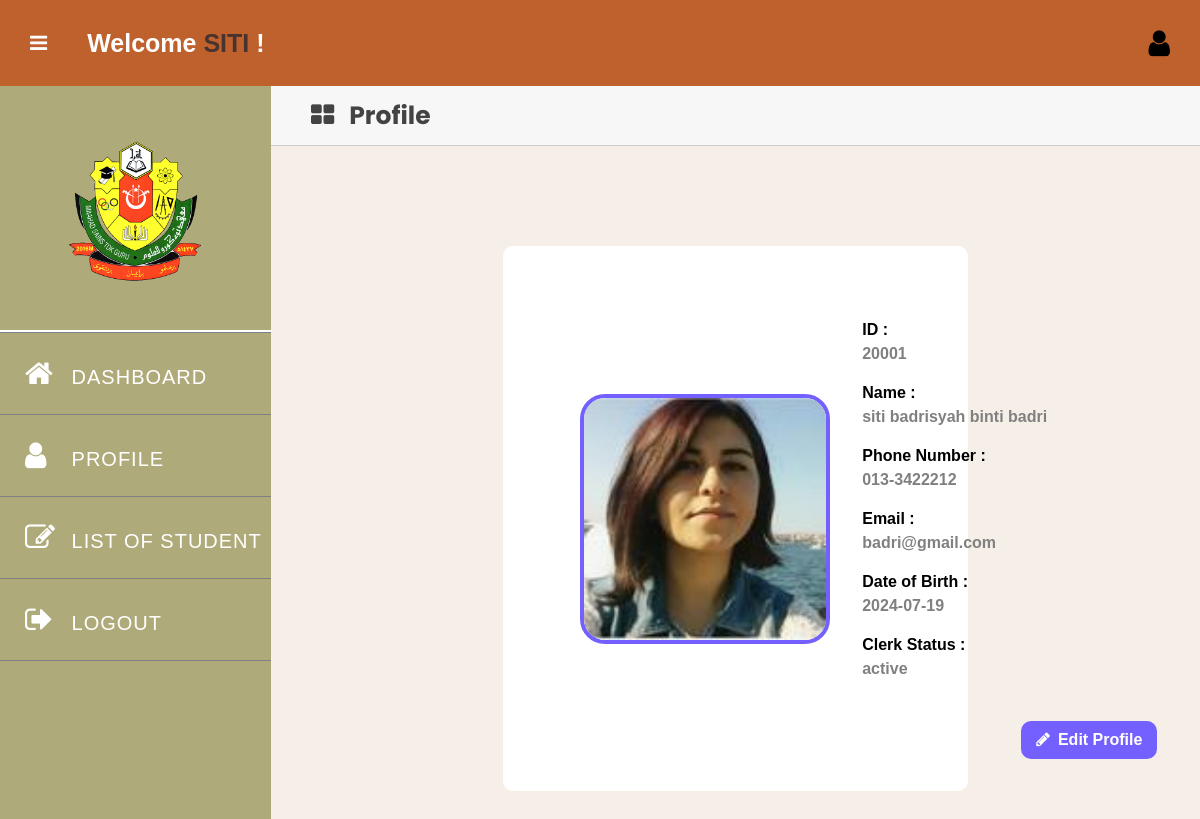
Screenshot of /ClerkProfile.php (signed in) with the database file from the repository.
### tables this page shows
CREATE TABLE `clerk` (
  `CLERKID` int NOT NULL,
  `CLERKNAME` varchar(255) NOT NULL,
  `CLERKPNO` varchar(12) DEFAULT NULL,
  `CLERKDOB` date DEFAULT NULL,
  `CLERKEMAIL` varchar(50) DEFAULT NULL,
  `CLERKTYPE` varchar(10) DEFAULT NULL,
  `CLERKPASSWORD` varchar(30) NOT NULL,
  `CLERKIMAGE` varchar(255) DEFAULT NULL,
  `STATUS` varchar(50) DEFAULT NULL
);

### ClerkProfile.php (the view, shortened to what this page needs)
<?php
require_once("dbConnect.php");
$username = $_SESSION['username'];
$sql = "SELECT CLERKNAME, CLERKIMAGE FROM clerk WHERE CLERKID = ?";
$stmt = $dbCon->prepare($sql);
$stmt->bind_param("i", $username);
$stmt->execute();
$stmt->store_result();
$stmt->bind_result($fullName, $CLERKIMAGE);
$firstName = strtoupper(strtok($fullName, ' '));
?>
<!DOCTYPE html>
<html lang="en">
<head>
    <link rel="stylesheet" href="https://stackpath.bootstrapcdn.com/font-awesome/4.7.0/css/font-awesome.min.css">
</head>
<body>
    <div class="header">
        <label for="checkbox">
            <i id="navbtn" class="fa fa-bars" aria-hidden="true"></i>
        </label>
        <h2 class="welcome-name">Welcome <span style="color: #48332E;"><?php echo htmlspecialchars($firstName); ?></span> !</h2>
        <div class="right-icon">
            <a href="ClerkProfile.php">
                <i class="fa fa-user" aria-hidden="true"></i>
            </a>
        </div>
    </div>
    <div class="body">
        <nav class="side-bar">
            <div class="user-p">
                <img src="logo.png" alt=""/>
            </div>
            <ul>
                <li >
                    <a href="ClerkDashboard.php">
                        <i class="fa fa-home" aria-hidden="true"></i>
                        <span style="padding-left:10px;">DASHBOARD</span>
                    </a>
                </li>
                <li>
                    <a href="ClerkProfile.php">
                        <i class="fa fa-user" aria-hidden="true"></i>
                        <span style="padding-left:10px;">PROFILE</span>
                    </a>
                </li>
                <li>
                    <a href="listofstudent.php">
                        <i class="fa fa-pencil-square-o" aria-hidden="true"></i>
                        <span style="padding-left:10px;">LIST OF STUDENT</span>
                    </a>
                </li>
                <li style="border-bottom: 1px solid grey;">
                    <a href="logout.php">
                        <i class="fa fa-sign-out" aria-hidden="true"></i>
                        <span style="padding-left:10px;">LOGOUT</span>
                    </a>
                </li>
            </ul>
        </nav>
        <section class="section-1">
            <div class="circled-menu-parent">
                <p><i class="fa fa-th-large" style="font-size:25px;"></i>Profile</p>
            </div>
            <?php
                $sql = "SELECT * FROM clerk WHERE CLERKID = ?";
                $stmt1 = $dbCon->prepare($sql);
                $stmt1->bind_param("i", $username);
                $stmt1->execute();
                $stmt1->store_result();
                $stmt1->bind_result($clerkID, $clerkName, $clerkPhone, $clerkDOB, $clerkEmail, $clerkType, $clerkPassword, $clerkImage,$clerkStatus);
            ?>
            <div class="profile-wrap">
                <table>
                    <tr>
                        <td>
                            <div class="image-wrap">
                            <img src="<?php echo !empty($CLERKIMAGE) ? 'CLERK/' . htmlspecialchars($CLERKIMAGE) : 'default-profile.png'; ?>" alt="Profile Picture">
                            </div>
                        </td>
                        <td>
                            <div class="clerkinput1">
                                <p>
                                    <b>ID :</b><br>
                                    <span><?php echo $clerkID;?></span>
                                </p>
                            </div>
                            <div class="clerkinput">
                                <p>
                                    <b>Name :</b><br>
                                    <span><?php echo $clerkName; ?></span>
                                </p>
                            </div>
                            <div class="clerkinput">
                                <p>
                                    <b>Phone Number :</b><br>
                                    <span><?php echo $clerkPhone; ?></span>
                                </p>
                            </div>
                            <div class="clerkinput">
                                <p>
                                    <b>Email :</b><br>
                                    <span><?php echo $clerkEmail; ?></span>
                                </p>
                            </div>
                            <div class="clerkinput">
                                <p>
                                    <b>Date of Birth :</b><br>
                                    <span><?php echo $clerkDOB; ?></span>
                                </p>
                            </div>
                            <div class="clerkinput">
                                <p>
                                    <b>Clerk Status :</b><br>
                                    <span><?php echo $clerkStatus; ?></span>
                                </p>
                            </div>
                            <div class="edit-button">
                                <a href="editclerkprofile.php"><i class="fa fa-pencil" aria-hidden="true"></i>Edit Profile</a>
                            </div>
                        </td>
                    </tr>
                </table>
            </div>
        </section>
    </div>
</body>
</html>

### ClerkProfile.php (style rules this page uses)
* { padding: 0; margin: 0; box-sizing: border-box; font-family: arial, sans-serif; }
.header { display: flex; align-items: center; padding: 28px 30px; background: #BF612D; color: white; }
.welcome-name { font-size: 25px; margin-left: 40px; }
.header i { font-size: 30px; cursor: pointer; color: #black; }
.header a { text-decoration: none; color: black; }
.right-icon { margin-left: auto; }
.right-icon i { margin-right: 15px; }
.right-icon i:last-child { margin-right: 0; }
.user-p { text-align: center; padding-top: 50px; }
.user-p img { width: 150px; height: 150px; border-radius: 50%; }
.body { display: flex; }
.side-bar { width: 350px; background: #AFAA79; min-height: 100vh; transition: 500ms width; }
.side-bar ul { margin-top: 40px; list-style: none; border-top: 2px solid white; }
.side-bar ul li { font-size: 20px; padding: 25px 0px; padding-left: 25px; transition: background 500ms; white-space: nowrap; overflow: hidden; text-overflow: ellipsis; border: none; border-top: 1px solid grey; }
.side-bar ul li a { text-decoration: none; color: white; cursor: pointer; letter-spacing: 1px; }
.side-bar i { display: inline-block; padding-right: 10px; width: 30px; vertical-align: center; font-size: 25px; color: white; }
.side-bar ul li a { text-decoration: none; color: #black; cursor: pointer; letter-spacing: 1px; }
.side-bar ul li a i { display: inline-block; padding-right: 10px; font-size: 30px; }
.section-1 { width: 100%; background-color: #F5EFE7; background-size: cover; background-position: center; display: flex; align-items: center; flex-direction: column; }
#navbtn { display: inline-block; left: 20px; font-size: 20px; transition: 500ms color; color: #black; }
.circled-menu-parent { background-color: #f7f7f7; height: 60px; font-size: 25px; font-family: 'Inter'; font-weight: bold; color: #434343; width: 100%; display: flex; justify-content: center; flex-direction: column; padding: 0 20px; font-family: "Poppins", sans-serif; border-bottom: 1px solid #ccc; }
.circled-menu-parent p { margin: 0; display: flex; align-items: center; font-size: 25px; font-family: "Poppins", sans-serif; }
.circled-menu-parent i { margin-left: 20px; margin-right: 15px; }
.profile-wrap { width: 50%; background-color: #fff; border-radius: 10px; margin-top: 100px; padding: 20px; }
table { width: 100%; }
.image-wrap { width: 250px; height: 250px; border: 4px solid #7360ff; box shadow: 0 0 10px rgba(0,0,0,0.3); border-radius: 10%; overflow: hidden; margin-left: 40px; }
.image-wrap img { width: 100%; height: 100%; object-fit: cover; object-position: center; }
table tr td { padding: 10px 15px; }
.clerkinput { width: 300px; line-height: 1.5; margin-top: 15px; }
.clerkinput1 { width: 300px; line-height: 1.5; margin-top: 40px; }
.clerkinput span, .clerkinput1 span { color: #808080; font-weight: 600; }
.edit-button { display: inline-flex; background-color: #7360ff; padding: 10px 15px; margin-top: 5px; border-radius: 10px; transition: background-color 0.3s ease; margin-left: 53%; margin-top: 40px; }
.edit-button a { text-decoration: none; font-size: 16px; font-weight: 600; color: white; }
.edit-button i { margin-right: 8px; }

### rows the page displays
clerk: CLERKNAME "SITI", CLERKIMAGE (picture), CLERKID "20001", CLERKNAME "siti badrisyah binti badri", CLERKPNO "013-3422212", CLERKEMAIL "badri@gmail.com", CLERKDOB "2024-07-19", STATUS "active"
